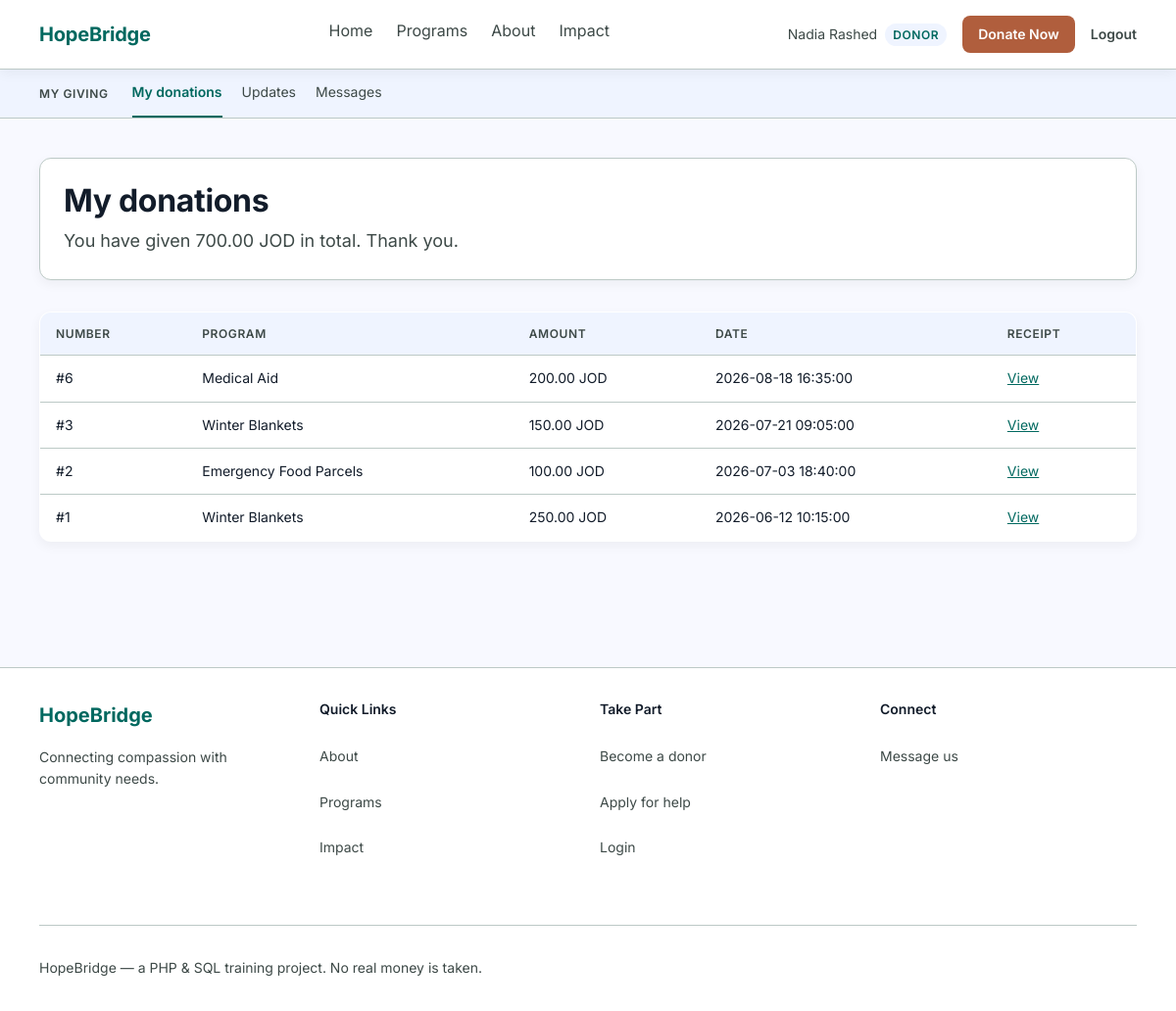
Page /donor_donations.php (signed in) on the committed database.
### tables this page shows
CREATE TABLE donations (
    id INT AUTO_INCREMENT PRIMARY KEY,
    donor_id INT NOT NULL,
    program_id INT NOT NULL,
    amount DECIMAL(10,2) NOT NULL,
    created_at DATETIME DEFAULT CURRENT_TIMESTAMP,
    FOREIGN KEY (donor_id) REFERENCES users(id),
    FOREIGN KEY (program_id) REFERENCES programs(id)
);

CREATE TABLE programs (
    id INT AUTO_INCREMENT PRIMARY KEY,
    title VARCHAR(150) NOT NULL,
    description TEXT,
    category VARCHAR(40) NOT NULL DEFAULT 'General',    
    image VARCHAR(120),                                 
    eligibility TEXT,
    goal_amount DECIMAL(10,2) NOT NULL,
    active TINYINT NOT NULL DEFAULT 1,
    created_at DATETIME DEFAULT CURRENT_TIMESTAMP
);

### donor_donations.php (the view, shortened to what this page needs)
<?php
require 'config.php';
$query = $pdo->prepare('SELECT donations.*, programs.title
                        FROM donations
                        JOIN programs ON programs.id = donations.program_id
                        WHERE donations.donor_id = ?
                        ORDER BY donations.id DESC');
$query->execute([$_SESSION['user_id']]);
$donations = $query->fetchAll();
$total = 0;
foreach ($donations as $donation) {
    $total = $total + $donation['amount'];
}
include 'header.php';
?>
<div class="page-head">
    <div>
        <h1>My donations</h1>
        <p class="subtitle">You have given <?php echo number_format($total, 2); ?> JOD in total. Thank you.</p>
    </div>
</div>
<?php if (count($donations) === 0) { ?>
    <p class="empty">You have not donated yet. <a href="programs.php">See the programs</a>.</p>
<?php } else { ?>
    <table>
        <tr>
            <th>Number</th>
            <th>Program</th>
            <th>Amount</th>
            <th>Date</th>
            <th>Receipt</th>
        </tr>
        <?php foreach ($donations as $donation) { ?>
            <tr>
                <td>#<?php echo $donation['id']; ?></td>
                <td><?php echo htmlspecialchars($donation['title']); ?></td>
                <td><?php echo number_format($donation['amount'], 2); ?> JOD</td>
                <td><?php echo $donation['created_at']; ?></td>
                <td><a href="donor_receipt.php?id=<?php echo $donation['id']; ?>">View</a></td>
            </tr>
        <?php } ?>
    </table>
<?php } ?>
<?php include 'footer.php'; ?>

### style.css (style rules this page uses)
:root { --primary: #00685f; --primary-strong: #008378; --accent: #b05e3d; --accent-strong: #924628; --secondary: #0058be; --bg: #f8f9ff; --card: #ffffff; --tint: #eff4ff; --ink: #121c2a; --muted: #3d4947; --line: #bcc9c6; --error: #ba1a1a; --error-bg: #ffdad6; --error-ink: #93000a; --ok-bg: #d7f2ec; --warn-bg: #ffdbce; --warn-ink: #773215; --r-sm: 4px; --r: 8px; --r-md: 12px; --r-full: 999px; --lift-1: 0 4px 12px rgba(0, 0, 0, 0.05); --lift-2: 0 8px 24px rgba(0, 0, 0, 0.10); --ease: cubic-bezier(0.2, 0, 0, 1); --dur-1: 120ms; --dur-2: 220ms; }
* { box-sizing: border-box; }
* { -webkit-tap-highlight-color: rgba(0, 104, 95, 0.10); }
body { margin: 0; background: var(--bg); color: var(--ink); font-family: Inter, system-ui, -apple-system, "Segoe UI", Helvetica, Arial, sans-serif; font-size: 16px; line-height: 1.6; -webkit-font-smoothing: antialiased; }
a { color: var(--primary); transition: color var(--dur-1) var(--ease); }
h1 { font-size: 32px; font-weight: 700; line-height: 1.2; letter-spacing: -0.01em; margin: 0 0 8px; }
.subtitle { margin: 0; color: var(--muted); font-size: 18px; }
.page-head { display: flex; flex-wrap: wrap; align-items: center; justify-content: space-between; gap: 24px; background: var(--card); border: 1px solid var(--line); border-radius: var(--r-md); box-shadow: var(--lift-1); padding: 24px; margin-bottom: 32px; }
table { width: 100%; border-collapse: collapse; background: var(--card); border: 1px solid var(--line); border-radius: var(--r-md); overflow: hidden; box-shadow: var(--lift-1); }
th, td { padding: 12px 16px; text-align: left; border-bottom: 1px solid var(--line); font-size: 14px; }
tr:last-child th, tr:last-child td { border-bottom: none; }
td a { display: inline-block; padding: 12px 8px; margin: -12px -8px; }
table tr { transition: background-color var(--dur-1) var(--ease); }
th { background: var(--tint); font-size: 12px; font-weight: 600; letter-spacing: 0.05em; text-transform: uppercase; color: var(--muted); }
.page-head, .hero .words > div, .impact-bar .inner, .grid > * { animation: rise 320ms var(--ease) both; animation-delay: 60ms; }
.page-head, .hero .words > div { animation-delay: 0ms; }

### rows in the picture
donations: id "6", program.title "Medical Aid", amount "200.00", created_at "2026-08-18 16:35:00"
donations: id "3", program.title "Winter Blankets", amount "150.00", created_at "2026-07-21 09:05:00"
donations: id "2", program.title "Emergency Food Parcels", amount "100.00", created_at "2026-07-03 18:40:00"
donations: id "1", program.title "Winter Blankets", amount "250.00", created_at "2026-06-12 10:15:00"

### other values in the picture
$label "Home"
$label "Programs"
$label "About"
$label "Impact"
$_SESSION['name'] "Nadia Rashed"
$_SESSION['role'] "DONOR"
$section "MY GIVING"
$label "My donations"
$label "Updates"
$label "Messages"
$total "700.00"
